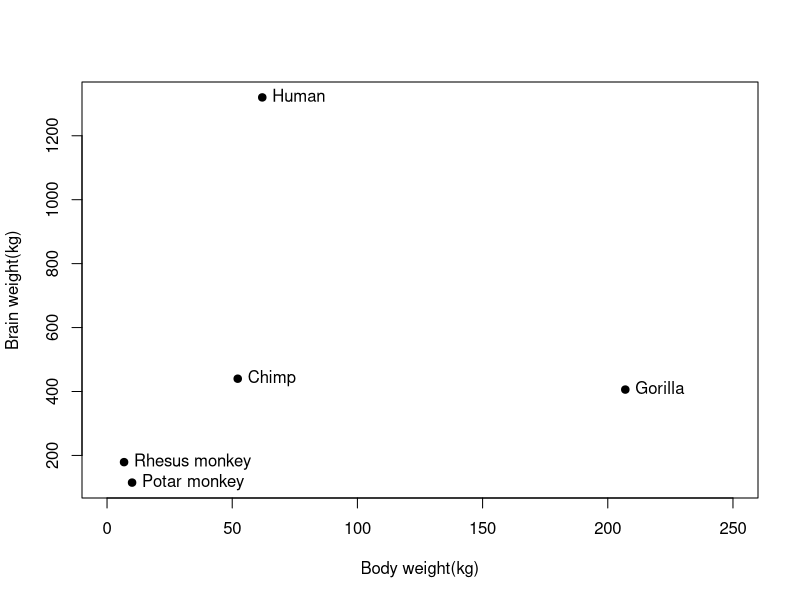

Write the R code that produced this figure.
## ---- chunk 1
knitr::opts_chunk$set(collapse = TRUE)
## ---- chunk 2
data<-read.csv("primates data.csv")
data ## When we look at this data, we can see there are a lot of NA and we want to get rid of them

vec=is.na(data$Brainwt) ## create a vector to manipulate data-- it is very useful
newdata<-data[!vec,] ## the exclamatory mark "!"" mean "reverse", that means we do not want rows that contain NA. 
newdata 
## ---- chunk 3
plot(x=newdata$Bodywt,y=newdata$Brainwt,pch=19,xlab='Body weight(kg)',ylab='Brain weight(kg)',xlim=c(0,250))
## pch is use for different type of dot, xlab set the x-axis text,xlim set the x-axis length
## Now we want to add text alongside each dot 
text(x=newdata$Bodywt,y=newdata$Brainwt,labels=newdata$Spp,pos=4)

## pos=4 means "right", pos=1 means "under"
